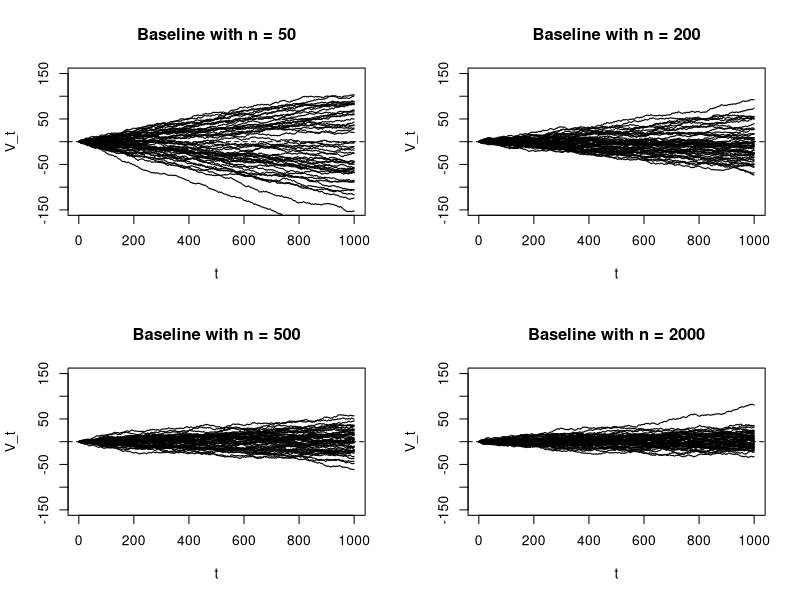
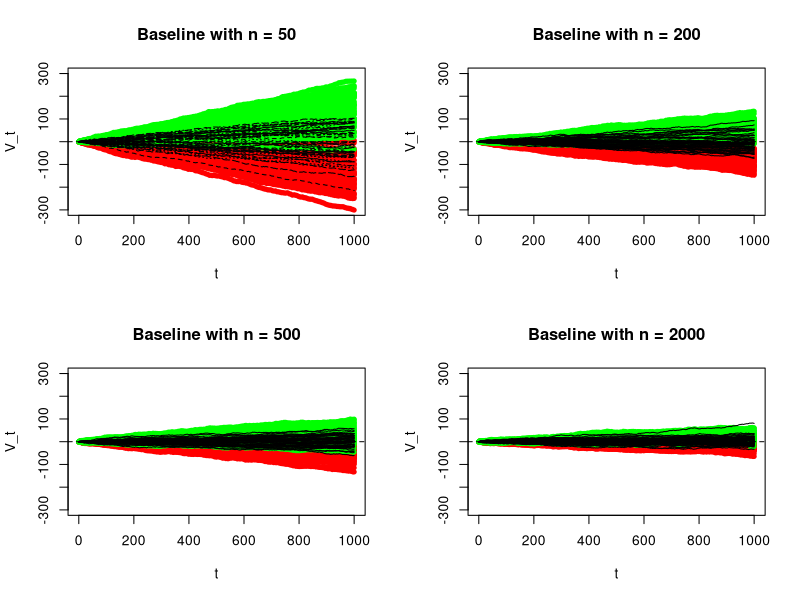

The R script that drew these images, in order:
rm(list = ls())
set.seed(10)
nbase1 <- 50
nbase2 <- 200
nbase3 <- 500
nbase4 <- 2000
inverse_logit <- function(x)
  1/(1+exp(-x))
vlad <- function(nbase){
  A <- matrix(nrow = 50, ncol = 1000)
  for(i in 1:50){
    xlogregbase <- data.frame(x1 = rbinom(nbase, 1, 0.2), x2 = runif(nbase, 0, 1), x3 = rnorm(nbase, 0, 2))
    xlogregrun <- data.frame(x1 = rbinom(1000, 1, 0.2), x2 = runif(1000, 0, 1), x3 = rnorm(1000, 0, 2))
    xbetabase <- xlogregbase$x1 + xlogregbase$x2 + xlogregbase$x3
    xbetarun <- xlogregrun$x1 + xlogregrun$x2 + xlogregrun$x3
    xlogregbase$y <- rbinom(nbase, size = 1, prob = exp(xbetabase)/(1+exp(xbetabase)))
    xlogregrun$y <- rbinom(1000, size = 1, prob = exp(xbetarun)/(1+exp(xbetarun)))
    regmod <- glm(y~1, data <- xlogregbase, family = binomial("logit"))
    pred <- predict(regmod, newdata = xlogregrun, type = "response")
    V <- numeric(0)
    V[1] <- pred[1] - xlogregrun$y[1]
    for(j in 2:1000){
      V[j] <- V[j-1] + (pred[j] - xlogregrun$y[j])
    }
    dim(V) <- c(1000, 1)
    A[i, ] <- V
  }
  return(A)
}
vlad1 <- vlad(nbase1)
vlad2 <- vlad(nbase2)
vlad3 <- vlad(nbase3)
vlad4 <- vlad(nbase4)
par(mfrow = c(2, 2))
matplot(t(vlad1), type = "l", lty = 1, main = "Baseline with n = 50", col = 1, 
        ylim = c(-150, 150), ylab = "V_t", xlab = "t")
abline(h = 0, lty = 2)
matplot(t(vlad2), type = "l", lty = 1, main = "Baseline with n = 200", col = 1,  
        ylim = c(-150, 150), ylab = "V_t", xlab = "t")
abline(h = 0, lty = 2)
matplot(t(vlad3), type = "l", lty = 1, main = "Baseline with n = 500", col = 1, 
        ylim = c(-150, 150), ylab = "V_t", xlab = "t")
abline(h = 0, lty = 2)
matplot(t(vlad4), type = "l", lty = 1, main = "Baseline with n = 2000", col = 1,  
        ylim = c(-150, 150), ylab = "V_t", xlab = "t")
abline(h = 0, lty = 2)

#CI_function
vlad_ci <- function(nbase){
  A <- matrix(nrow = 50, ncol = 1000) #Lower_limit
  B <- matrix(nrow = 50, ncol = 1000) #Upper_limit
  for(i in 1:50){
    xlogregbase <- data.frame(x1 = rbinom(nbase, 1, 0.2), x2 = runif(nbase, 0, 1), x3 = rnorm(nbase, 0, 2))
    xlogregrun <- data.frame(x1 = rbinom(1000, 1, 0.2), x2 = runif(1000, 0, 1), x3 = rnorm(1000, 0, 2))
    xbetabase <- xlogregbase$x1 + xlogregbase$x2 + xlogregbase$x3
    xbetarun <- xlogregrun$x1 + xlogregrun$x2 + xlogregrun$x3
    xlogregbase$y <- rbinom(nbase, size = 1, prob = exp(xbetabase)/(1+exp(xbetabase)))
    xlogregrun$y <- rbinom(1000, size = 1, prob = exp(xbetarun)/(1+exp(xbetarun)))
    regmod <- glm(y~1, data <- xlogregbase, family = binomial("logit"))
    pred <- predict(regmod, newdata = xlogregrun, se.fit = TRUE)
    p.fit <- inverse_logit(pred$fit)
    p.low <- inverse_logit(pred$fit-1.96*pred$se.fit)
    p.high <- inverse_logit(pred$fit+1.96*pred$se.fit)
    V.min <- cumsum(p.low-xlogregrun$y)
    V.max <- cumsum(p.high-xlogregrun$y)
    A[i, ] <- V.min
    B[i, ] <- V.max
  }
  ci <- list(A, B)
  return(ci)
}
ci1 <- vlad_ci(nbase1)
lower_limit1 <- ci1[[1]]
upper_limit1 <- ci1[[2]]
ci2 <- vlad_ci(nbase2)
lower_limit2 <- ci2[[1]]
upper_limit2 <- ci2[[2]]
ci3 <- vlad_ci(nbase3)
lower_limit3 <- ci3[[1]]
upper_limit3 <- ci3[[2]]
ci4 <- vlad_ci(nbase4)
lower_limit4 <- ci4[[1]]
upper_limit4 <- ci4[[2]]
par(mfrow = c(2, 2))
matplot(t(lower_limit1), type = "l", col = "red", lwd = 5, ylim = c(-300, 300), ylab = "V_t",
        main = "Baseline with n = 50", xlab = "t", lty = 1)
matlines(t(upper_limit1), col = "green", lwd = 5, lty = 1)
matlines(t(vlad1), col = "black", lwd = 1)
abline(h = 0, lty = 2)
matplot(t(lower_limit2), type = "l", col = "red", lwd = 5, ylim = c(-300, 300), ylab = "V_t",
        main = "Baseline with n = 200", xlab = "t", lty = 1)
matlines(t(upper_limit2), col = "green", lwd = 5, lty = 1)
matlines(t(vlad2), col = "black", lty = 1)
abline(h = 0, lty = 2)
matplot(t(lower_limit3), type = "l", col = "red", lwd = 5, ylim = c(-300, 300), ylab = "V_t",
        main = "Baseline with n = 500", xlab = "t", lty = 1)
matlines(t(upper_limit3), col = "green", lwd = 5, lty = 1)
matlines(t(vlad3), col = "black", lty = 1, lwd = 1)
abline(h = 0, lty = 2)
matplot(t(lower_limit4), type = "l", col = "red", lwd = 5, ylim = c(-300, 300), ylab = "V_t",
        main = "Baseline with n = 2000", xlab = "t", lty = 1)
matlines(t(upper_limit4), col = "green", lwd = 5)
matlines(t(vlad4), col = "black", lty = 1)
abline(h = 0, lty = 2)